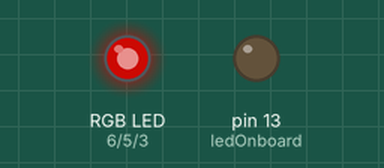
This sketch was run on a simulated Arduino Uno, built with avr-gcc and run on an emulated ATmega328P. Parts: an RGB LED mixed from three pins (HIGH = lit), output pins drawn as LEDs (lit = HIGH). Dim RGB values are drawn brighter than linear; random numbers use the default seed unless the sketch sets one.

Above: at 0.3 s.
At 37.15 s:
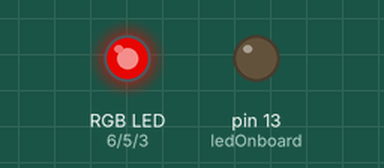
Timing chart, 0 to 40.0 s (numbered marks = the images above):
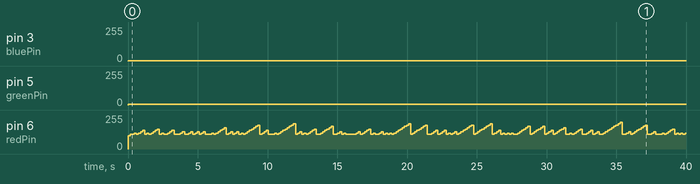

The sketch:

fireled.ino.ino
```cpp
/*
Adafruit Arduino - Lesson 3. RGB LED
*/

int redPin = 6;
int greenPin = 5;
int bluePin = 3;
int ledOnboard = 13;

//uncomment this line if using a Common Anode LED
//#define COMMON_ANODE

//uncomment this line to enable serial debug info
//#define DEBUG

void setup()
{
  #ifdef DEBUG
  Serial.begin(9600);
  #endif
  pinMode(redPin, OUTPUT);
  pinMode(greenPin, OUTPUT);
  pinMode(bluePin, OUTPUT);
  pinMode(ledOnboard, OUTPUT);
}

void loop()
{
  digitalWrite(ledOnboard,LOW);
  for (int redValue = 100; redValue <= 255; redValue +=10) {
    int greenValue = int(redValue * 0.3);
    int blueValue = int(redValue * 0.1);

    #ifdef DEBUG
    Serial.println(redValue);
    Serial.println(greenValue);
    Serial.println(blueValue);
    #endif

    //setColor(redValue,greenValue,blueValue);
    //setColor(0,redValue,0);
    //setColor(0,0,redValue);
    setColor(redValue,5,1);
    if (random(10) >= 7) redValue=100;
    delay(150);
  }
}

void setColor(int red, int green, int blue)
{
  #ifdef COMMON_ANODE
    red = 255 - red;
    green = 255 - green;
    blue = 255 - blue;
  #endif
  analogWrite(redPin, red);
  analogWrite(greenPin, green);
  analogWrite(bluePin, blue);
}
```

Measured:
- by itself, pin 3 (bluePin): 0/255 → 1/255 at 0.00 s
- by itself, pin 5 (greenPin): 0/255 → 5/255 at 0.00 s
- by itself, pin 6 (redPin): 0/255 → 100/255 at 0.00 s, → 110/255 0.15 s later, → 120/255 0.30 s later, → 110/255 0.15 s later, … (242 changes in this stretch)
